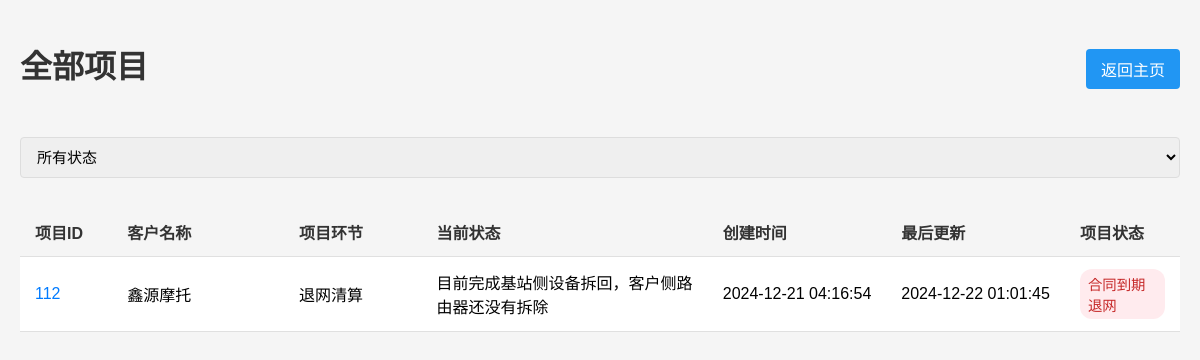
The page /projects_by_state/long_inactive (signed in) on the database its author committed.
### tables this page shows
CREATE TABLE projects (
                id INTEGER PRIMARY KEY,
                client_name TEXT NOT NULL,
                stage TEXT,
                status TEXT,
                created_at TIMESTAMP,
                last_updated TIMESTAMP,
                notes TEXT,
                state TEXT,
                is_active INTEGER
            , area TEXT, manager TEXT, manager_phone TEXT);

### app.py (the view)
@app.route('/projects_by_state/<state>')
@login_required
def projects_by_state(state):
    try:
        print(f"\n开始获取{state}状态的项目列表...")
        if state == 'total':
            projects = manager.get_all_projects()
            print(f"获取到所有项目：{len(projects)} 个")
            for p in projects:
                print(f"项目：ID={p['id']}, 名称={p['client_name']}, 状态={p['state']}")
        else:
            projects = manager.get_projects_by_state(state)
            print(f"获取到 {state} 状态的项目：{len(projects)} 个")
            for p in projects:
                print(f"项目：ID={p['id']}, 名称={p['client_name']}, 状态={p['state']}")
        print("准备渲染模板...")
        return render_template('all_projects.html',
                             projects=projects)
    except Exception as e:
        print(f"获取项目列表时出错：{str(e)}")
        import traceback
        print(f"错误堆栈：\n{traceback.format_exc()}")
        flash('获取项目列表时出错，请重试')
        return redirect(url_for('index'))

### app.py (called while the page is built)
def login_required(f):
    @wraps(f)
    def decorated_function(*args, **kwargs):
        if 'user_id' not in session:
            return redirect(url_for('login'))
        return f(*args, **kwargs)
    return decorated_function

@app.template_filter('datetime')
def format_datetime(value):
    if isinstance(value, str):
        value = datetime.fromisoformat(value)
    return value.strftime('%Y-%m-%d %H:%M:%S')

### models.py (called while the page is built)
    def get_cursor(self):
        if not hasattr(self.local, 'cursor'):
            self.local.conn = sqlite3.connect('work_management.db', check_same_thread=False)
            self.local.cursor = self.local.conn.cursor()
        return self.local.cursor

    @property
    def cursor(self):
        return self.get_cursor()

### templates/all_projects.html (shortened to what this page needs)
<!DOCTYPE html>
<html>
<head>
    <link rel="stylesheet" href="{{ url_for('static', filename='style.css') }}">
    <link rel="stylesheet" href="https://cdnjs.cloudflare.com/ajax/libs/font-awesome/5.15.4/css/all.min.css">
</head>
<body>
    <div class="container">
        <div class="header-section">
            <h1>全部项目</h1>
            <a href="{{ url_for('index') }}" class="back-btn">返回主页</a>
        </div>
        <div class="projects-list">
            <div class="project-filters">
                <select id="statusFilter" onchange="filterProjects()">
                    <option value="all">所有状态</option>
                </select>
            </div>
            <table class="projects-table">
                <thead>
                    <tr>
                        <th>项目ID</th>
                        <th>客户名称</th>
                        <th>项目环节</th>
                        <th class="status-column">当前状态</th>
                        <th>创建时间</th>
                        <th>最后更新</th>
                        <th>项目状态</th>
                    </tr>
                </thead>
                <tbody>
                    {% for project in projects %}
                    <tr data-status="{{ 'completed' if not project.is_active else project.state }}">
                        <td>
                            <a href="{{ url_for('project_history', project_id=project.id) }}" class="project-id-link">
                                {{ project.id }}
                            </a>
                        </td>
                        <td>{{ project.client_name }}</td>
                        <td>{{ project.stage }}</td>
                        <td class="status-column">{{ project.status }}</td>
                        <td>{{ project.created_at|datetime }}</td>
                        <td>{{ project.last_updated|datetime }}</td>
                        <td>
                            {% if project.is_active %}
                                {% if project.state == 'active' %}
                                    <span class="status-badge active">进行中</span>
                                {% elif project.state == 'recent_inactive' %}
                                    <span class="status-badge maintenance">维保中</span>
                                {% else %}
                                    <span class="status-badge expired">合同到期退网</span>
                                {% endif %}
                            {% endif %}
                        </td>
                    </tr>
                    {% endfor %}
                </tbody>
            </table>
        </div>
    </div>
</body>
</html>

### static/style.css (style rules this page uses)
body { font-family: Arial, sans-serif; margin: 0; padding: 20px; background-color: #f5f5f5; }
.container { max-width: 1600px; margin: 0 auto; }
h1 { text-align: center; color: #333; margin-bottom: 30px; }
input, textarea, select { padding: 10px 12px; font-size: 15px; border: 1px solid #ddd; border-radius: 4px; width: 100%; box-sizing: border-box; }
.back-btn { background-color: #2196F3; color: white; padding: 8px 15px; border-radius: 4px; text-decoration: none; transition: background-color 0.3s; }
.header-section { display: flex; justify-content: space-between; align-items: center; margin-bottom: 20px; }
.projects-list { display: flex; flex-direction: column; gap: 10px; }
.projects-table { width: 100%; border-collapse: separate; border-spacing: 0; margin-top: 20px; }
.projects-table th, .projects-table td { padding: 12px 15px; text-align: left; border-bottom: 1px solid #e0e0e0; }
.projects-table .status-column { width: 25%; max-width: 400px; }
.projects-table th { background-color: #f5f5f5; font-weight: 600; color: #333; position: sticky; top: 0; z-index: 10; }
.projects-table tr { border: 1px solid #e0e0e0; margin-bottom: 8px; background-color: #fff; transition: all 0.3s ease; }
.projects-table tbody tr { border-radius: 4px; margin: 8px 0; }
.projects-table td:nth-child(1) { width: 8%; }
.projects-table td:nth-child(2) { width: 15%; }
.projects-table td:nth-child(3) { width: 12%; }
.projects-table td:nth-child(5), .projects-table td:nth-child(6) { width: 12%; white-space: nowrap; }
.projects-table td:nth-child(7) { width: 10%; }
.project-id-link { color: #007bff; text-decoration: none; font-weight: 500; transition: color 0.2s; }
.status-badge { padding: 4px 8px; border-radius: 12px; font-size: 0.9em; font-weight: 500; display: inline-block; }
.status-badge.expired { background-color: #ffebee; color: #c62828; }

### rows shown on the page
projects: id "112", client_name "鑫源摩托", stage "退网清算", status "目前完成基站侧设备拆回，客户侧路由器还没有拆除", created_at "2024-12-21 04:16:54", last_updated "2024-12-22 01:01:45", is_active "合同到期退网"
